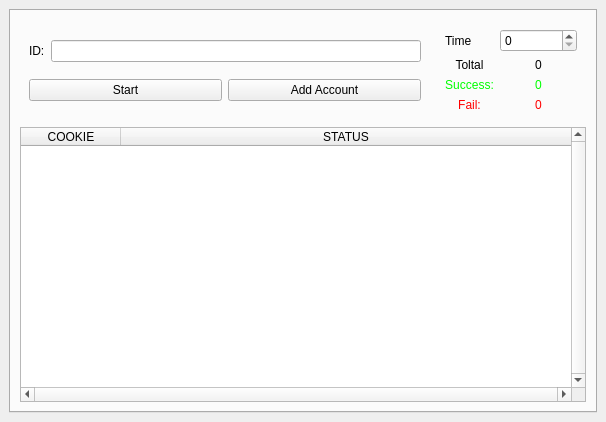
<?xml version="1.0" encoding="UTF-8"?>
<ui version="4.0">
 <class>MainWindow</class>
 <widget class="QMainWindow" name="MainWindow">
  <property name="geometry">
   <rect>
    <x>0</x>
    <y>0</y>
    <width>606</width>
    <height>422</height>
   </rect>
  </property>
  <property name="windowTitle">
   <string>Auto Mắt Live Facebook</string>
  </property>
  <property name="styleSheet">
   <string notr="true"/>
  </property>
  <widget class="QWidget" name="centralwidget">
   <layout class="QGridLayout" name="gridLayout">
    <item row="0" column="0">
     <widget class="QTabWidget" name="tabWidget">
      <property name="currentIndex">
       <number>0</number>
      </property>
      <property name="tabBarAutoHide">
       <bool>true</bool>
      </property>
      <widget class="QWidget" name="tab">
       <attribute name="title">
        <string/>
       </attribute>
       <layout class="QGridLayout" name="gridLayout_6">
        <item row="1" column="0">
         <widget class="QTableWidget" name="view_accounts">
          <property name="verticalScrollBarPolicy">
           <enum>Qt::ScrollBarAlwaysOn</enum>
          </property>
          <property name="horizontalScrollBarPolicy">
           <enum>Qt::ScrollBarAlwaysOn</enum>
          </property>
          <property name="sizeAdjustPolicy">
           <enum>QAbstractScrollArea::AdjustIgnored</enum>
          </property>
          <property name="editTriggers">
           <set>QAbstractItemView::AnyKeyPressed|QAbstractItemView::EditKeyPressed|QAbstractItemView::SelectedClicked</set>
          </property>
          <property name="selectionBehavior">
           <enum>QAbstractItemView::SelectRows</enum>
          </property>
          <property name="wordWrap">
           <bool>false</bool>
          </property>
          <attribute name="horizontalHeaderStretchLastSection">
           <bool>true</bool>
          </attribute>
          <attribute name="verticalHeaderVisible">
           <bool>false</bool>
          </attribute>
          <column>
           <property name="text">
            <string>COOKIE</string>
           </property>
          </column>
          <column>
           <property name="text">
            <string>STATUS</string>
           </property>
          </column>
         </widget>
        </item>
        <item row="0" column="0">
         <layout class="QHBoxLayout" name="horizontalLayout_2">
          <item>
           <widget class="QFrame" name="frame">
            <property name="sizePolicy">
             <sizepolicy hsizetype="Expanding" vsizetype="Preferred">
              <horstretch>0</horstretch>
              <verstretch>0</verstretch>
             </sizepolicy>
            </property>
            <layout class="QGridLayout" name="gridLayout_2">
             <item row="1" column="0">
              <widget class="QPushButton" name="start_btn">
               <property name="text">
                <string>Start</string>
               </property>
              </widget>
             </item>
             <item row="1" column="1">
              <widget class="QPushButton" name="add_btn">
               <property name="text">
                <string>Add Account</string>
               </property>
              </widget>
             </item>
             <item row="0" column="0" colspan="2">
              <layout class="QHBoxLayout" name="horizontalLayout">
               <item>
                <widget class="QLabel" name="label">
                 <property name="text">
                  <string>ID:</string>
                 </property>
                </widget>
               </item>
               <item>
                <widget class="QLineEdit" name="uidlive">
                 <property name="placeholderText">
                  <string/>
                 </property>
                </widget>
               </item>
              </layout>
             </item>
            </layout>
           </widget>
          </item>
          <item>
           <widget class="QFrame" name="frame">
            <property name="minimumSize">
             <size>
              <width>150</width>
              <height>0</height>
             </size>
            </property>
            <layout class="QGridLayout" name="gridLayout_3">
             <item row="2" column="1">
              <widget class="QLabel" name="label_4_success">
               <property name="text">
                <string>&lt;html&gt;&lt;head/&gt;&lt;body&gt;&lt;p align=&quot;center&quot;&gt;&lt;span style=&quot; color:#00ff00;&quot;&gt;0&lt;/span&gt;&lt;/p&gt;&lt;/body&gt;&lt;/html&gt;</string>
               </property>
              </widget>
             </item>
             <item row="3" column="1">
              <widget class="QLabel" name="label_5_fail">
               <property name="text">
                <string>&lt;html&gt;&lt;head/&gt;&lt;body&gt;&lt;p align=&quot;center&quot;&gt;&lt;span style=&quot; color:#ff0000;&quot;&gt;0&lt;/span&gt;&lt;/p&gt;&lt;/body&gt;&lt;/html&gt;</string>
               </property>
              </widget>
             </item>
             <item row="0" column="0">
              <widget class="QLabel" name="label_2">
               <property name="sizePolicy">
                <sizepolicy hsizetype="Fixed" vsizetype="Preferred">
                 <horstretch>0</horstretch>
                 <verstretch>0</verstretch>
                </sizepolicy>
               </property>
               <property name="text">
                <string>Time</string>
               </property>
              </widget>
             </item>
             <item row="2" column="0">
              <widget class="QLabel" name="label_3">
               <property name="text">
                <string>&lt;html&gt;&lt;head/&gt;&lt;body&gt;&lt;p align=&quot;center&quot;&gt;&lt;span style=&quot; color:#00ff00;&quot;&gt;Success:&lt;/span&gt;&lt;/p&gt;&lt;/body&gt;&lt;/html&gt;</string>
               </property>
              </widget>
             </item>
             <item row="3" column="0">
              <widget class="QLabel" name="label_4">
               <property name="text">
                <string>&lt;html&gt;&lt;head/&gt;&lt;body&gt;&lt;p align=&quot;center&quot;&gt;&lt;span style=&quot; color:#ff0000;&quot;&gt;Fail:&lt;/span&gt;&lt;/p&gt;&lt;/body&gt;&lt;/html&gt;</string>
               </property>
              </widget>
             </item>
             <item row="0" column="1">
              <widget class="QSpinBox" name="time_count">
               <property name="maximum">
                <number>999999999</number>
               </property>
              </widget>
             </item>
             <item row="1" column="0">
              <widget class="QLabel" name="label_5">
               <property name="text">
                <string>&lt;html&gt;&lt;head/&gt;&lt;body&gt;&lt;p align=&quot;center&quot;&gt;Toltal&lt;/p&gt;&lt;/body&gt;&lt;/html&gt;</string>
               </property>
              </widget>
             </item>
             <item row="1" column="1">
              <widget class="QLabel" name="label_6_total">
               <property name="text">
                <string>&lt;html&gt;&lt;head/&gt;&lt;body&gt;&lt;p align=&quot;center&quot;&gt;0&lt;/p&gt;&lt;/body&gt;&lt;/html&gt;</string>
               </property>
              </widget>
             </item>
            </layout>
           </widget>
          </item>
         </layout>
        </item>
       </layout>
      </widget>
     </widget>
    </item>
   </layout>
  </widget>
 </widget>
 <resources/>
 <connections/>
</ui>
